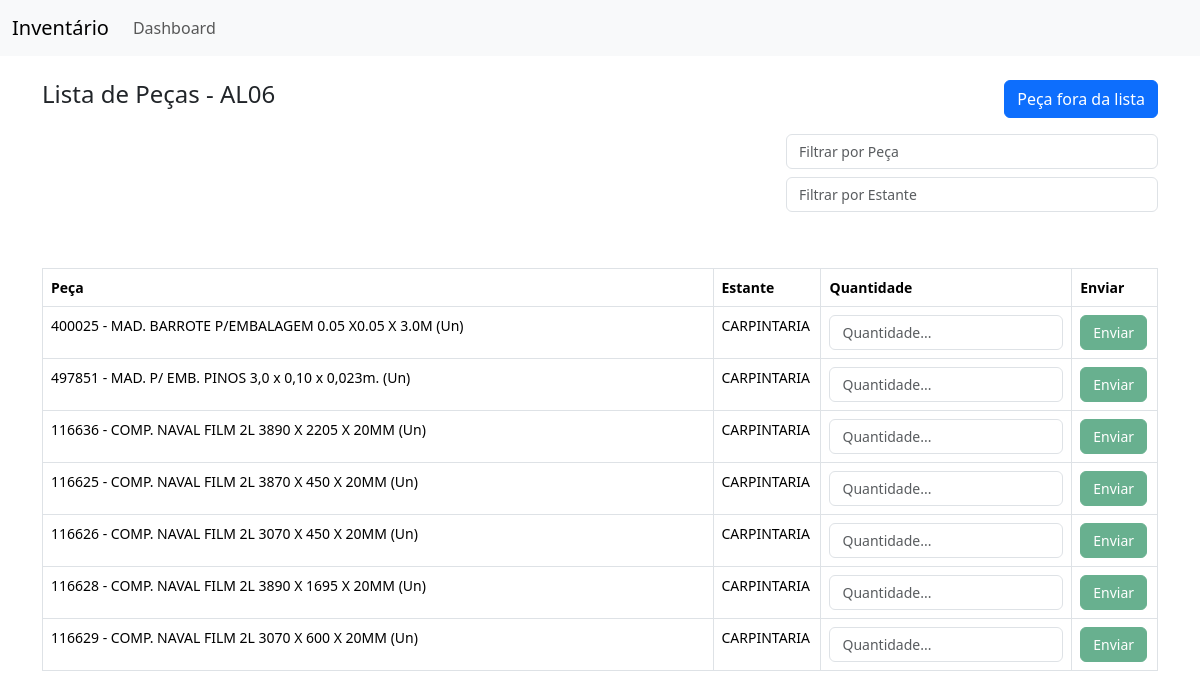
/inventario/AL06, run on the app's committed database.
### app/models.py (models this page shows, shortened)
class Local(db.Model):
    __tablename__ = 'locais'
    id = db.Column(db.Integer, primary_key=True)
    nome = db.Column(db.String(60), nullable=False)
    estante = db.Column(db.String(100), nullable=False)
    pecas = db.relationship('Peca', backref='local', lazy=True, cascade='all, delete-orphan')
    almoxarifado = db.Column(db.String(100), nullable=False)

class Peca(db.Model):
    __tablename__ = 'pecas'
    id = db.Column(db.Integer, primary_key=True)
    codigo = db.Column(db.String(120), nullable=False)
    descricao = db.Column(db.String(255), nullable=False)
    local_id = db.Column(db.Integer, db.ForeignKey('locais.id'), nullable=False)
    quantidade = db.relationship('Quantidade', backref='peca', lazy=True, cascade='all, delete-orphan')
    quantidade_sistema = db.Column(db.Float, nullable=True)
    peca_fora_lista = db.Column(db.Boolean, default=False)

### app/views.py (the view)
@app.route("/inventario/<local_nome>", methods=['GET'])
def local(local_nome):
    estantes = db.session.query(Local.estante).filter(Local.nome == local_nome).distinct().all()
    estantes = [estante[0] for estante in estantes] # estantes são várias tuplas, por isso se deve pegar na posição 0, ex: ('COR-D41',)
    pecas = Peca.query.join(Local).outerjoin(Quantidade).filter(
        Local.nome == local_nome, Quantidade.id == None, Peca.peca_fora_lista == False).all()
    return render_template("local/dados_inventario.html", pecas=pecas,estantes=estantes ,local=local_nome)

### app/templates/local/dados_inventario.html (shortened to what this page needs)
{% extends 'base.html' %}
{% block content %}
<main class="container mt-4">
    <div class="d-flex justify-content-between">
        <h4>Lista de Peças - {{local}}</h4>
        <button class="btn btn-primary" id="openModalButton" data-bs-toggle="modal" data-bs-target="#modalPecaForaDaLista">Peça fora da lista</button>
    </div>
    <div class="d-flex mt-3 mb-4 gap-3 justify-content-end">
        <div class="col-12 col-sm-12 col-md-4 col-lg-4 col-xl-4 text-center">
            <input type="text" id="filtroPeca" class="form-control mb-2" placeholder="Filtrar por Peça" style="font-size: 14px;">
            <input type="text" id="filtroEstante" class="form-control mb-2" placeholder="Filtrar por Estante" style="font-size: 14px;">
        </div>
    </div>
    <div style="max-height: 427px; overflow-y: auto;">
        <table class="table table-bordered mt-4" style="font-size: 14px;">
            <thead style="position: sticky; top: -1px; background-color: #fff; z-index: 1;">
                <tr>
                    <th>Peça</th>
                    <th>Estante</th>
                    <th>Quantidade</th>
                    <th>Enviar</th>
                </tr>
            </thead>
            <tbody id="tabelaPecas">
                {% if pecas %}
                    {% for peca in pecas %}
                        <tr>
                            {% if peca.descricao != '' %}
                            <td data-bs-toggle="tooltip" title="{{ peca.codigo }} - {{ peca.descricao }}">
                                <span class="codigoDescricaoPeca">{{ peca.codigo }}</span> - {{ peca.descricao }}
                            </td>
                            {% else %}
                            <td data-bs-toggle="tooltip" title="{{ peca.codigo }}"><span class="codigoDescricaoPeca">{{ peca.codigo }}</span></td>
                            {% endif %}
                            <td class="estantePeca">{{ peca.local.estante }}</td>
                            <td class="rowQuantidade"><input class="form-control quantidadePeca" type="number" placeholder="Quantidade..." style="font-size: 14px;"></td>
                            <td class="rowButton"><button class="btn btn-success openConfirmation"  style="font-size: 14px;" data-bs-toggle="modal" data-bs-target="#modalConfirmarQuantidade" disabled>Enviar</button></td>
                        </tr>
                    {% endfor %}
                {% else %}
                    <tr>
                        <td colspan="5" class="text-center" style="font-size: 20px;">Todas as peças foram preenchidas nesse local <i class="fa fa-check" style="font-size: 20px; color: #a5dc86;"></i></td>
                    </tr>
                {% endif %}
            </tbody>
        </table>
    </div>
</main>
{% endblock %}

### data on the page
Local: nome "AL06"
Peca: codigo "400025", descricao "MAD. BARROTE P/EMBALAGEM 0.05 X0.05 X 3.0M (Un)", local.estante "CARPINTARIA"
Peca: codigo "497851", descricao "MAD. P/ EMB. PINOS 3,0 x 0,10 x 0,023m. (Un)", local.estante "CARPINTARIA"
Peca: codigo "116636", descricao "COMP. NAVAL FILM 2L 3890 X 2205 X 20MM (Un)", local.estante "CARPINTARIA"
Peca: codigo "116625", descricao "COMP. NAVAL FILM 2L 3870 X 450 X 20MM (Un)", local.estante "CARPINTARIA"
Peca: codigo "116626", descricao "COMP. NAVAL FILM 2L 3070 X 450 X 20MM (Un)", local.estante "CARPINTARIA"
Peca: codigo "116628", descricao "COMP. NAVAL FILM 2L 3890 X 1695 X 20MM (Un)", local.estante "CARPINTARIA"
Peca: codigo "116629", descricao "COMP. NAVAL FILM 2L 3070 X 600 X 20MM (Un)", local.estante "CARPINTARIA"
